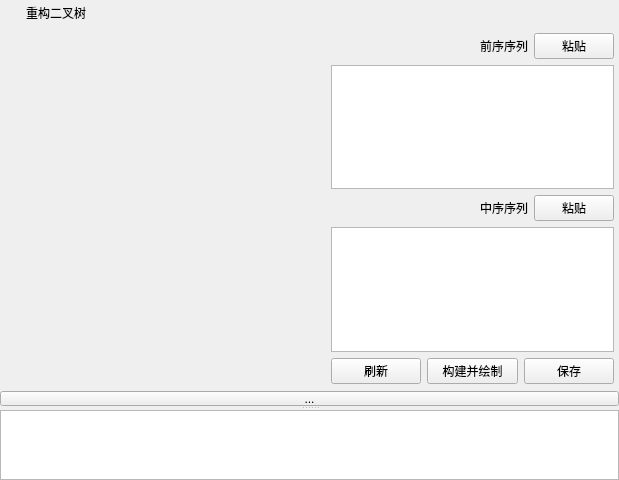
<?xml version="1.0" encoding="UTF-8"?>
<ui version="4.0">
 <class>MainWindow</class>
 <widget class="QWidget" name="MainWindow">
  <property name="geometry">
   <rect>
    <x>0</x>
    <y>0</y>
    <width>619</width>
    <height>480</height>
   </rect>
  </property>
  <property name="minimumSize">
   <size>
    <width>600</width>
    <height>400</height>
   </size>
  </property>
  <property name="styleSheet">
   <string notr="true">#minimizeButton {
  image: url(:/res/minimize-button1.png);
}

#minimizeButton, #maximizeButton {
  background-color: transparent;
  border-radius: 0px;
}

#minimizeButton:hover, #maximizeButton:hover {
  border-style: none;
  background-color: #80c7c7c7;
}

#minimizeButton:pressed, #maximizeButton:pressed {
  border-style: none;
  background-color: #80808080;
}

#closeButton {
  image: url(:/res/close-button1.png);
  background-color: transparent;
  border-radius: 0px;
}

#closeButton:hover {
	image: url(:/res/close-button2.png);
  border-style: none;
  background-color: #e81123;
}

#closeButton:pressed {
  image: url(:/res/close-button2.png);
  border-style: none;
  background-color: #8c0a15;
}

#fileBtn{
font: 9t &quot;华康方圆体W7(P)&quot;;
border-radius: 10px;
border-color: rgb(0, 170, 255);
background-color: rgb(170, 255, 255);
}

#fileBtn:pressed {

	background-color: rgb(170, 255, 255);
}
#startBtn{
font: 10t &quot;华康方圆体W7(P)&quot;;
border-radius: 10px;
border-color: rgb(0, 170, 255);
background-color: rgb(170, 255, 255);
}
#startBtn:pressed {
	background-color: rgb(170, 255, 255);
}
</string>
  </property>
  <layout class="QGridLayout" name="gridLayout_3">
   <property name="leftMargin">
    <number>0</number>
   </property>
   <property name="topMargin">
    <number>0</number>
   </property>
   <property name="rightMargin">
    <number>0</number>
   </property>
   <property name="bottomMargin">
    <number>0</number>
   </property>
   <property name="horizontalSpacing">
    <number>0</number>
   </property>
   <property name="verticalSpacing">
    <number>2</number>
   </property>
   <item row="1" column="0" colspan="3">
    <layout class="QVBoxLayout" name="verticalLayout">
     <item>
      <widget class="QScrollArea" name="showScroll">
       <property name="frameShape">
        <enum>QFrame::Panel</enum>
       </property>
       <property name="frameShadow">
        <enum>QFrame::Sunken</enum>
       </property>
       <property name="lineWidth">
        <number>0</number>
       </property>
       <property name="widgetResizable">
        <bool>true</bool>
       </property>
       <property name="alignment">
        <set>Qt::AlignHCenter|Qt::AlignTop</set>
       </property>
       <widget class="QWidget" name="scrollAreaWidgetContents">
        <property name="geometry">
         <rect>
          <x>0</x>
          <y>0</y>
          <width>330</width>
          <height>336</height>
         </rect>
        </property>
       </widget>
      </widget>
     </item>
     <item>
      <spacer name="horizontalSpacer_2">
       <property name="orientation">
        <enum>Qt::Horizontal</enum>
       </property>
       <property name="sizeHint" stdset="0">
        <size>
         <width>240</width>
         <height>17</height>
        </size>
       </property>
      </spacer>
     </item>
    </layout>
   </item>
   <item row="0" column="4">
    <widget class="QPushButton" name="minimizeButton">
     <property name="sizePolicy">
      <sizepolicy hsizetype="Fixed" vsizetype="Fixed">
       <horstretch>0</horstretch>
       <verstretch>0</verstretch>
      </sizepolicy>
     </property>
     <property name="minimumSize">
      <size>
       <width>45</width>
       <height>26</height>
      </size>
     </property>
     <property name="maximumSize">
      <size>
       <width>45</width>
       <height>26</height>
      </size>
     </property>
     <property name="focusPolicy">
      <enum>Qt::NoFocus</enum>
     </property>
     <property name="contextMenuPolicy">
      <enum>Qt::NoContextMenu</enum>
     </property>
     <property name="toolTip">
      <string>Minimize</string>
     </property>
     <property name="iconSize">
      <size>
       <width>33</width>
       <height>26</height>
      </size>
     </property>
    </widget>
   </item>
   <item row="0" column="2" colspan="2">
    <spacer name="horizontalSpacer">
     <property name="orientation">
      <enum>Qt::Horizontal</enum>
     </property>
     <property name="sizeHint" stdset="0">
      <size>
       <width>302</width>
       <height>23</height>
      </size>
     </property>
    </spacer>
   </item>
   <item row="0" column="0">
    <widget class="QLabel" name="ico">
     <property name="enabled">
      <bool>true</bool>
     </property>
     <property name="minimumSize">
      <size>
       <width>26</width>
       <height>26</height>
      </size>
     </property>
     <property name="maximumSize">
      <size>
       <width>26</width>
       <height>26</height>
      </size>
     </property>
     <property name="text">
      <string/>
     </property>
     <property name="pixmap">
      <pixmap resource="res.qrc">:/res/dog.jpg</pixmap>
     </property>
     <property name="scaledContents">
      <bool>true</bool>
     </property>
    </widget>
   </item>
   <item row="0" column="1">
    <widget class="QLabel" name="label">
     <property name="styleSheet">
      <string notr="true">font: 12pt &quot;文泉驿微米黑&quot;;</string>
     </property>
     <property name="text">
      <string>&lt;html&gt;&lt;head/&gt;&lt;body&gt;&lt;p&gt;重构二叉树&lt;/p&gt;&lt;/body&gt;&lt;/html&gt;</string>
     </property>
    </widget>
   </item>
   <item row="0" column="5">
    <widget class="QPushButton" name="maximizeButton">
     <property name="sizePolicy">
      <sizepolicy hsizetype="Fixed" vsizetype="Fixed">
       <horstretch>0</horstretch>
       <verstretch>0</verstretch>
      </sizepolicy>
     </property>
     <property name="minimumSize">
      <size>
       <width>45</width>
       <height>26</height>
      </size>
     </property>
     <property name="maximumSize">
      <size>
       <width>45</width>
       <height>26</height>
      </size>
     </property>
     <property name="focusPolicy">
      <enum>Qt::NoFocus</enum>
     </property>
     <property name="contextMenuPolicy">
      <enum>Qt::NoContextMenu</enum>
     </property>
     <property name="toolTip">
      <string>Maximize</string>
     </property>
     <property name="icon">
      <iconset resource="res.qrc">
       <normaloff>:/res/maximize-button1.png</normaloff>:/res/maximize-button1.png</iconset>
     </property>
     <property name="iconSize">
      <size>
       <width>34</width>
       <height>26</height>
      </size>
     </property>
    </widget>
   </item>
   <item row="1" column="3" colspan="4">
    <layout class="QGridLayout" name="gridLayout_2">
     <property name="topMargin">
      <number>5</number>
     </property>
     <property name="rightMargin">
      <number>5</number>
     </property>
     <property name="bottomMargin">
      <number>5</number>
     </property>
     <item row="0" column="0" colspan="3">
      <layout class="QGridLayout" name="gridLayout">
       <item row="0" column="0">
        <layout class="QHBoxLayout" name="horizontalLayout" stretch="9,1">
         <item>
          <widget class="QLabel" name="label_2">
           <property name="styleSheet">
            <string notr="true">font: 75 14pt &quot;文泉驿微米黑&quot;;</string>
           </property>
           <property name="text">
            <string>前序序列</string>
           </property>
           <property name="scaledContents">
            <bool>false</bool>
           </property>
           <property name="alignment">
            <set>Qt::AlignRight|Qt::AlignTrailing|Qt::AlignVCenter</set>
           </property>
           <property name="wordWrap">
            <bool>true</bool>
           </property>
          </widget>
         </item>
         <item>
          <widget class="QPushButton" name="btnPaste1">
           <property name="sizePolicy">
            <sizepolicy hsizetype="Minimum" vsizetype="Fixed">
             <horstretch>0</horstretch>
             <verstretch>0</verstretch>
            </sizepolicy>
           </property>
           <property name="text">
            <string>粘贴</string>
           </property>
          </widget>
         </item>
        </layout>
       </item>
       <item row="1" column="0">
        <widget class="QTextEdit" name="input1"/>
       </item>
       <item row="2" column="0">
        <layout class="QHBoxLayout" name="horizontalLayout_2" stretch="9,1">
         <item>
          <widget class="QLabel" name="label_3">
           <property name="styleSheet">
            <string notr="true">font: 75 14pt &quot;文泉驿微米黑&quot;;</string>
           </property>
           <property name="text">
            <string>中序序列</string>
           </property>
           <property name="alignment">
            <set>Qt::AlignRight|Qt::AlignTrailing|Qt::AlignVCenter</set>
           </property>
           <property name="wordWrap">
            <bool>true</bool>
           </property>
          </widget>
         </item>
         <item>
          <widget class="QPushButton" name="btnPaste2">
           <property name="sizePolicy">
            <sizepolicy hsizetype="Minimum" vsizetype="Fixed">
             <horstretch>0</horstretch>
             <verstretch>0</verstretch>
            </sizepolicy>
           </property>
           <property name="text">
            <string>粘贴</string>
           </property>
          </widget>
         </item>
        </layout>
       </item>
       <item row="3" column="0">
        <widget class="QTextEdit" name="input2"/>
       </item>
      </layout>
     </item>
     <item row="1" column="0">
      <widget class="QPushButton" name="btnRefresh">
       <property name="text">
        <string>刷新</string>
       </property>
      </widget>
     </item>
     <item row="1" column="1">
      <widget class="QPushButton" name="btnDraw">
       <property name="text">
        <string>构建并绘制</string>
       </property>
      </widget>
     </item>
     <item row="1" column="2">
      <widget class="QPushButton" name="btnSave">
       <property name="text">
        <string>保存</string>
       </property>
      </widget>
     </item>
    </layout>
   </item>
   <item row="0" column="6">
    <widget class="QPushButton" name="closeButton">
     <property name="sizePolicy">
      <sizepolicy hsizetype="Fixed" vsizetype="Fixed">
       <horstretch>0</horstretch>
       <verstretch>0</verstretch>
      </sizepolicy>
     </property>
     <property name="minimumSize">
      <size>
       <width>45</width>
       <height>26</height>
      </size>
     </property>
     <property name="maximumSize">
      <size>
       <width>45</width>
       <height>26</height>
      </size>
     </property>
     <property name="focusPolicy">
      <enum>Qt::NoFocus</enum>
     </property>
     <property name="contextMenuPolicy">
      <enum>Qt::NoContextMenu</enum>
     </property>
     <property name="toolTip">
      <string>Close</string>
     </property>
     <property name="iconSize">
      <size>
       <width>34</width>
       <height>26</height>
      </size>
     </property>
    </widget>
   </item>
   <item row="2" column="0" colspan="7">
    <widget class="QSplitter" name="splitter">
     <property name="orientation">
      <enum>Qt::Vertical</enum>
     </property>
     <widget class="QToolButton" name="btn_log">
      <property name="maximumSize">
       <size>
        <width>16777215</width>
        <height>15</height>
       </size>
      </property>
      <property name="text">
       <string>...</string>
      </property>
     </widget>
     <widget class="QTextBrowser" name="out_log">
      <property name="maximumSize">
       <size>
        <width>16777215</width>
        <height>100</height>
       </size>
      </property>
     </widget>
    </widget>
   </item>
  </layout>
  <zorder>splitter</zorder>
  <zorder></zorder>
  <zorder>label_2</zorder>
  <zorder>input1</zorder>
  <zorder>btnPaste1</zorder>
  <zorder>layoutWidget</zorder>
  <zorder>input2</zorder>
  <zorder>btnRefresh</zorder>
  <zorder>btnSave</zorder>
  <zorder>btnDraw</zorder>
  <zorder>splitter</zorder>
 </widget>
 <layoutdefault spacing="6" margin="11"/>
 <resources>
  <include location="res.qrc"/>
 </resources>
 <connections>
  <connection>
   <sender>closeButton</sender>
   <signal>clicked()</signal>
   <receiver>MainWindow</receiver>
   <slot>close()</slot>
   <hints>
    <hint type="sourcelabel">
     <x>665</x>
     <y>11</y>
    </hint>
    <hint type="destinationlabel">
     <x>432</x>
     <y>47</y>
    </hint>
   </hints>
  </connection>
  <connection>
   <sender>minimizeButton</sender>
   <signal>clicked()</signal>
   <receiver>MainWindow</receiver>
   <slot>showMinimized()</slot>
   <hints>
    <hint type="sourcelabel">
     <x>575</x>
     <y>9</y>
    </hint>
    <hint type="destinationlabel">
     <x>418</x>
     <y>73</y>
    </hint>
   </hints>
  </connection>
 </connections>
</ui>
